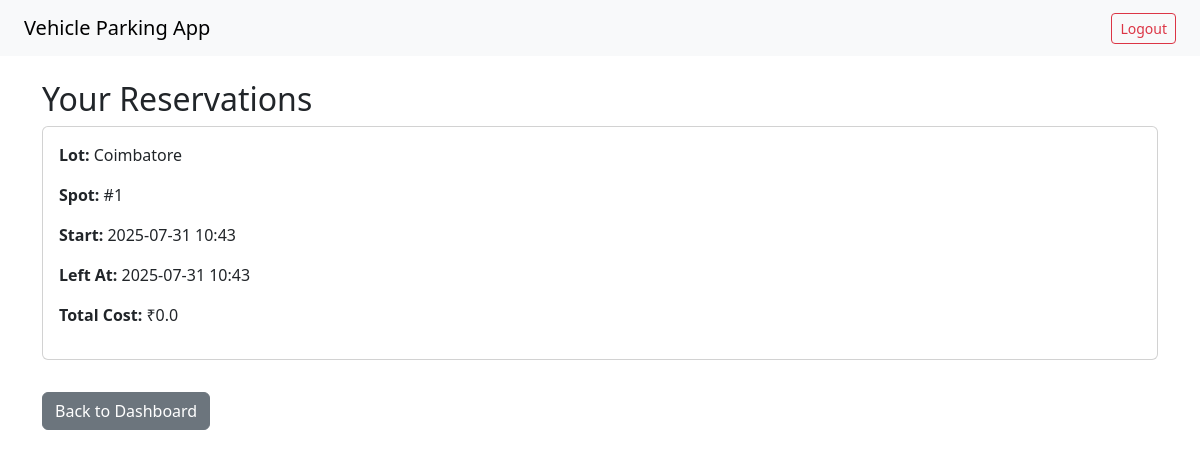
The app's page /user/my-reservation (signed in) with its own data.
### app/models.py (models this page shows)
class Reservation(db.Model):
    id = db.Column(db.Integer, primary_key=True)
    spot_id = db.Column(db.Integer, db.ForeignKey('parking_spot.id'), nullable=False)
    user_id = db.Column(db.Integer, db.ForeignKey('user.id'), nullable=False)
    parking_time = db.Column(db.DateTime, default=datetime.utcnow)
    leaving_time = db.Column(db.DateTime, nullable=True)
    cost_per_unit = db.Column(db.Float, nullable=False)

class ParkingLot(db.Model):
    id = db.Column(db.Integer, primary_key=True)
    prime_location_name = db.Column(db.String(100), nullable=False)
    price = db.Column(db.Float, nullable=False)
    address = db.Column(db.String(200))
    pin_code = db.Column(db.String(10))
    max_spots = db.Column(db.Integer, nullable=False)
    spots = db.relationship('ParkingSpot', backref='lot', lazy=True)

class ParkingSpot(db.Model):
    id = db.Column(db.Integer, primary_key=True)
    lot_id = db.Column(db.Integer, db.ForeignKey('parking_lot.id'), nullable=False)
    spot_number = db.Column(db.Integer, nullable=False)
    is_available = db.Column(db.Boolean, default=True)
    status = db.Column(db.String(1), default='A')  # A = Available, O = Occupied
    reservation = db.relationship('Reservation', backref='spot', uselist=False)

### app/routes/user.py (the view)
@user_bp.route('/my-reservation')
@login_required
def my_reservation():
    all_reservations = Reservation.query.filter_by(user_id=current_user.id).all()
    return render_template('user/my_reservation.html', reservations=all_reservations)

### app/__init__.py (called while the page is built)
def create_app():
    app = Flask(__name__)
    app.config['SECRET_KEY'] = 'aathi-vehicle-parking-123'
    app.config['SQLALCHEMY_DATABASE_URI'] = 'sqlite:///app.db'
    app.config['SQLALCHEMY_TRACK_MODIFICATIONS'] = False
    db.init_app(app)
    login_manager.init_app(app)
    @login_manager.user_loader
    def load_user(user_id):
        return User.query.get(int(user_id))
    from app.routes.admin import admin_bp
    from app.routes.user import user_bp
    from app.routes.auth import auth_bp
    from app.errors import register_error_handlers
    app.register_blueprint(admin_bp)
    app.register_blueprint(user_bp)
    app.register_blueprint(auth_bp)
    register_error_handlers(app)
    with app.app_context():
        from app import models
        db.create_all()
    @app.route('/')
    def home():
        return redirect(url_for('auth.login'))
    return app

### app/templates/user/my_reservation.html (shortened to what this page needs)
{% extends 'base.html' %}
{% block content %}
  <h2>Your Reservations</h2>
  {% if reservations %}
    {% for res in reservations %}
      <div class="card p-3 mb-3">
        <p><strong>Lot:</strong> {{ res.spot.lot.prime_location_name }}</p>
        <p><strong>Spot:</strong> #{{ res.spot.spot_number }}</p>
        <p><strong>Start:</strong> {{ res.parking_time.strftime('%Y-%m-%d %H:%M') }}</p>
        {% if res.leaving_time %}
          <p><strong>Left At:</strong> {{ res.leaving_time.strftime('%Y-%m-%d %H:%M') }}</p>
          <p><strong>Total Cost:</strong> ₹{{ ((res.leaving_time - res.parking_time).total_seconds() / 3600) | round(2) * res.cost_per_unit }}</p>
        {% endif %}
      </div>
    {% endfor %}
  {% else %}
    <p>No reservations yet.</p>
  {% endif %}
  <a class="btn btn-secondary mt-3" href="{{ url_for('user.dashboard') }}">Back to Dashboard</a>
{% endblock %}

### records on screen
Reservation: spot.lot.prime_location_name "Coimbatore", spot.spot_number "1", parking_time "2025-07-31 10:43", leaving_time "2025-07-31 10:43", leaving_time+parking_time+cost_per_unit "0.0"
